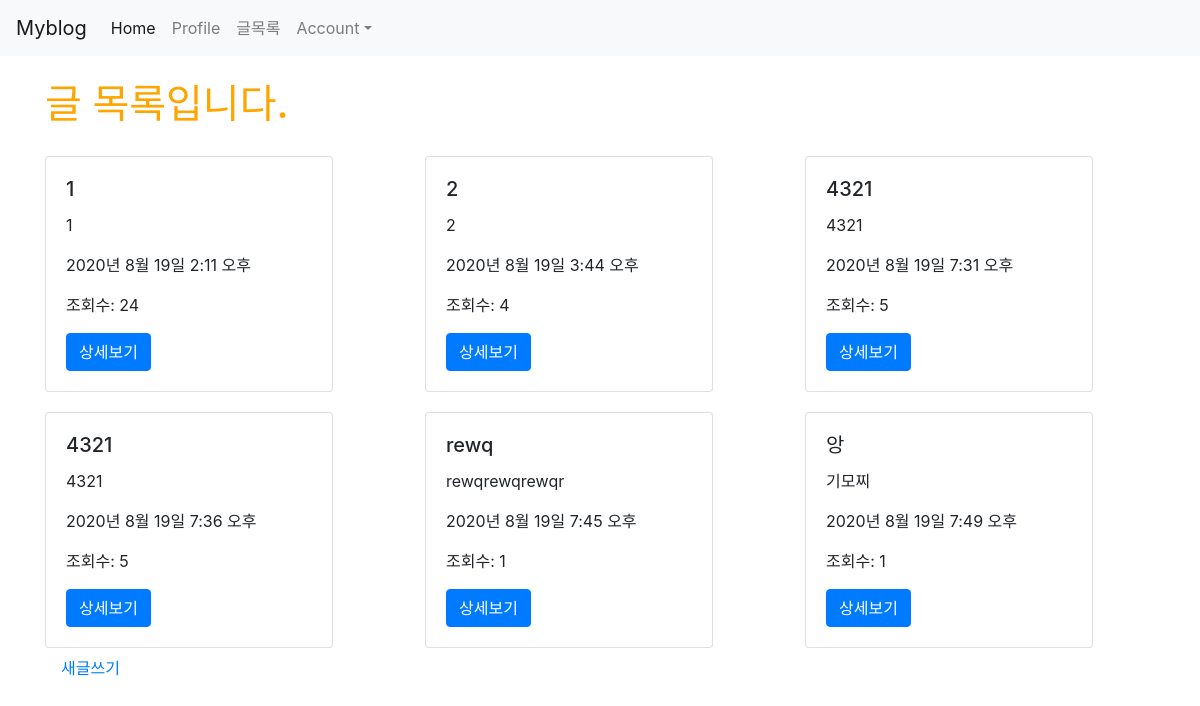
The app's page /posts/ (signed in), older data.
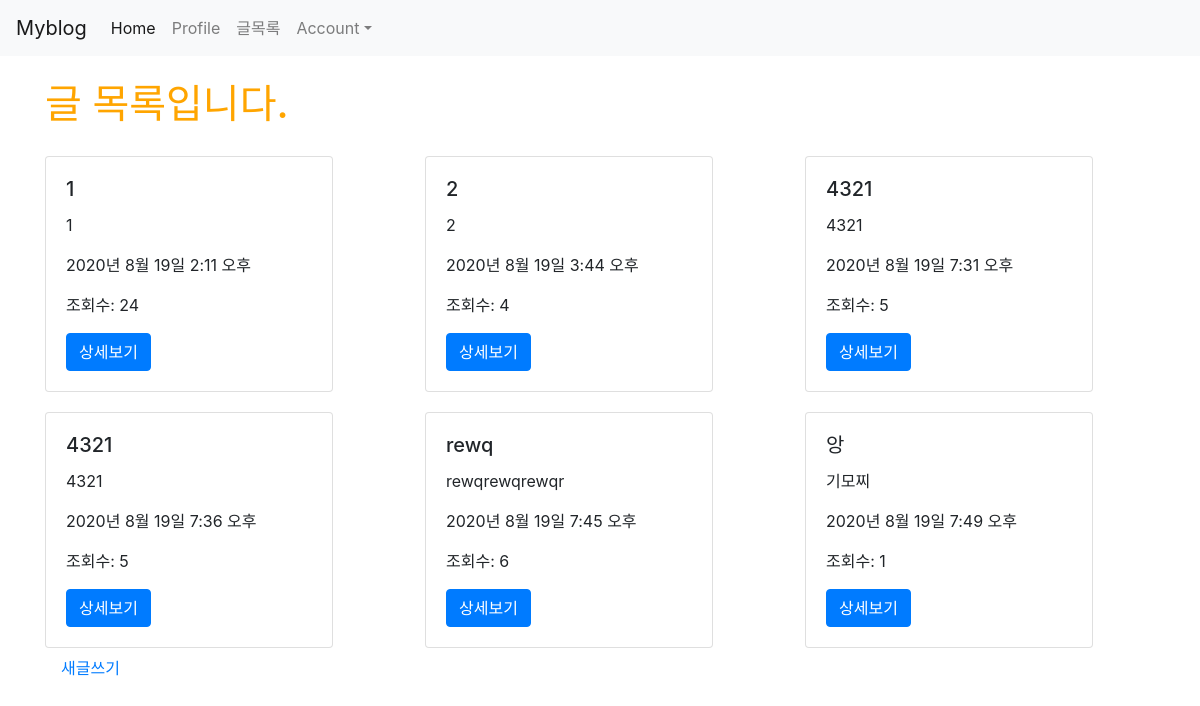
The same page, newer data.
### posts/models.py (models this page shows)
class Post(models.Model):
    title = models.CharField(max_length=50, null=False)
    content = models.TextField()
    writer = models.ForeignKey(User, on_delete = models.CASCADE, null=True)
    view_count = models.IntegerField(default = 0)
    created_at = models.DateTimeField(auto_now_add = True)
    updated_at = models.DateTimeField(auto_now = True)
    image = models.ImageField(upload_to='images/', null=True)

### posts/views.py (the view)
# urls.py: path('', views.main, name="main"),
def main(request):
    posts = Post.objects.all()
    return render(request, 'posts/main.html', {'posts': posts})

### posts/templates/posts/main.html
{% extends 'base.html' %}
{% load static %}
{% block content %}
{% if user.is_authenticated %}
<div class="container">
  <h1>글 목록입니다.</h1>
    <div class="row">
        {% for post in posts %}
        <div class="col-md-4 col-12">
            <div class="card" style="width: 18rem; margin-top: 20px;">
                <div class="card-body">
                    <h5 class="card-title">{{ post.title }}</h5>
                    <p class="card-text">{{ post.content }}</p>
                    <p>{{ post.created_at }}</p>
                    <p>조회수: {{ post.view_count }} </p>
                    <a href="{% url 'posts:show' post.pk %}" class="btn btn-primary">상세보기</a>
                </div>
            </div>
        </div>
        {% endfor %}
    </div>
    <a class="nav-link" href="{% url 'posts:new' %}">새글쓰기</a>
</div>
{% else %}
  <h3>로그인 후 이용이 가능합니다.</h3>
    <a href="{% url 'account_login' %}" class="btn btn-warning">로그인</a>
    <a href="{% url 'account_signup' %}" class="btn btn-warning">회원가입</a>
{% endif %}
{% endblock %}

Row changes from the older to the newer data that the page shows:
changed Post "rewq": view_count "1" → "6"
